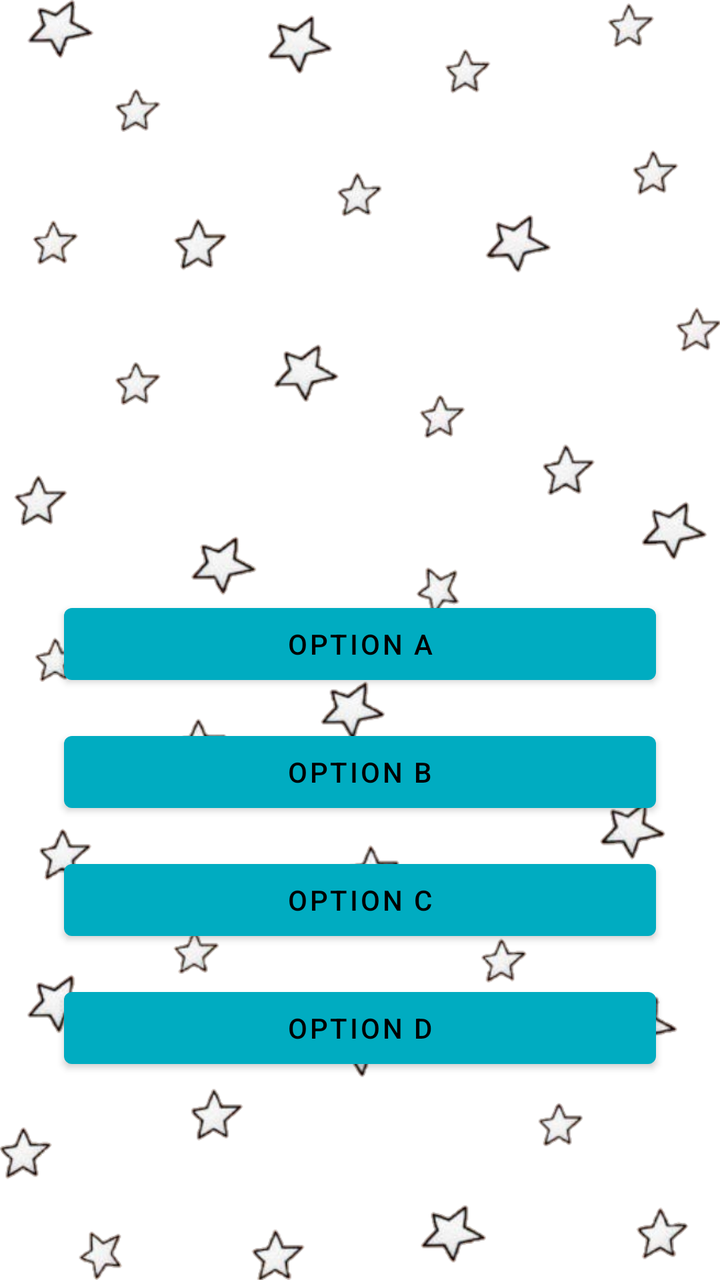
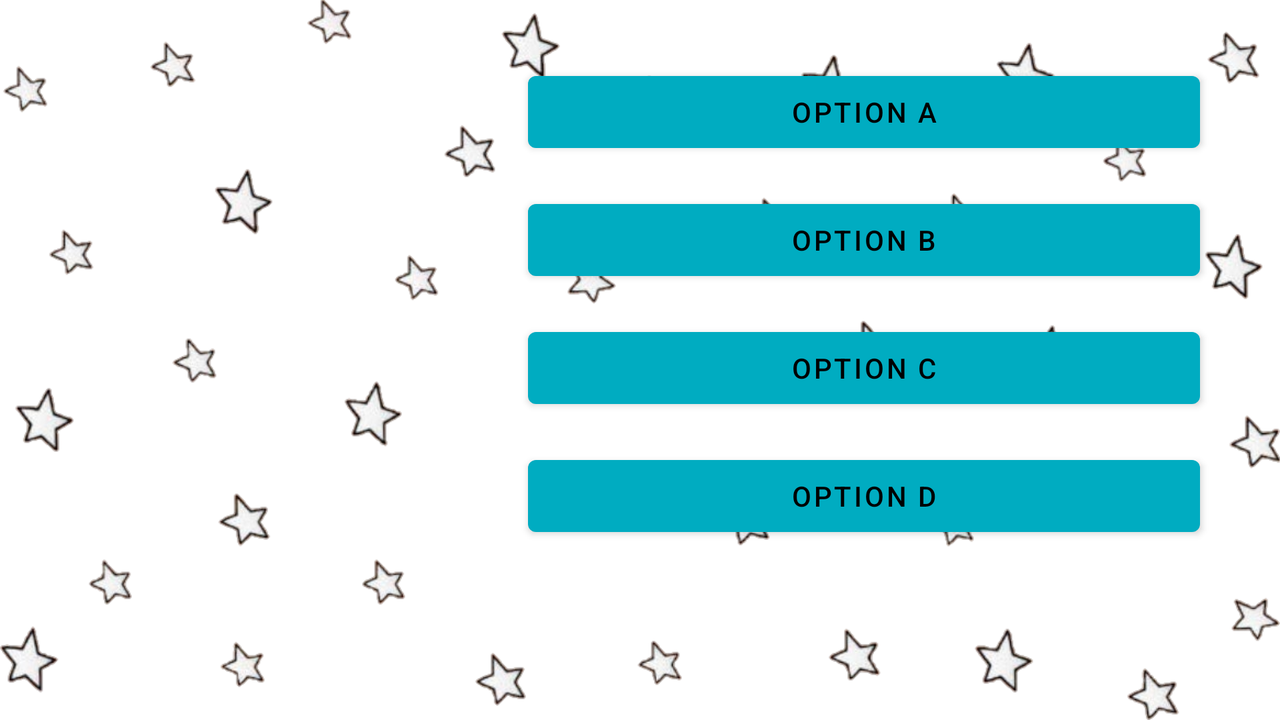

The same Android screen from two of the app's own layout files: first res/layout/ as a phone draws it, then the repository's variant for another configuration, drawn on a device whose configuration selects that folder. Both files follow.
<!-- AndroidManifest.xml: application theme Theme.WhoIsTheCelebrity -->
<!-- res/layout/activity_main.xml -->
<?xml version="1.0" encoding="utf-8"?>
<androidx.constraintlayout.widget.ConstraintLayout xmlns:android="http://schemas.android.com/apk/res/android"
    xmlns:app="http://schemas.android.com/apk/res-auto"
    xmlns:tools="http://schemas.android.com/tools"
    android:layout_width="match_parent"
    android:layout_height="match_parent"
    android:background="@drawable/stars"
    tools:context=".MainActivity">

    <ImageView
        android:id="@+id/imgViewCelebrity"
        android:layout_width="0dp"
        android:layout_height="250dp"
        android:layout_marginStart="32dp"
        android:layout_marginTop="32dp"
        android:layout_marginEnd="32dp"
        android:contentDescription="@string/picture_of_the_celebrity"
        app:layout_constraintEnd_toEndOf="parent"
        app:layout_constraintStart_toStartOf="parent"
        app:layout_constraintTop_toTopOf="parent"
        tools:ignore="ImageContrastCheck" />

    <Button
        android:id="@+id/btnOptionA"
        android:layout_width="0dp"
        android:layout_height="wrap_content"
        android:layout_marginStart="32dp"
        android:layout_marginTop="16dp"
        android:layout_marginEnd="32dp"
        android:onClick="selectedAnswer"
        android:tag="0"
        android:text="@string/option_a"
        app:layout_constraintEnd_toEndOf="parent"
        app:layout_constraintStart_toStartOf="parent"
        app:layout_constraintTop_toBottomOf="@+id/imgViewCelebrity"
        tools:ignore="TextContrastCheck" />

    <Button
        android:id="@+id/btnOptionB"
        android:layout_width="0dp"
        android:layout_height="wrap_content"
        android:layout_marginStart="32dp"
        android:layout_marginTop="16dp"
        android:layout_marginEnd="32dp"
        android:onClick="selectedAnswer"
        android:tag="1"
        android:text="@string/option_b"
        app:layout_constraintEnd_toEndOf="parent"
        app:layout_constraintStart_toStartOf="parent"
        app:layout_constraintTop_toBottomOf="@+id/btnOptionA"
        tools:ignore="TextContrastCheck" />

    <Button
        android:id="@+id/btnOptionC"
        android:layout_width="0dp"
        android:layout_height="wrap_content"
        android:layout_marginStart="32dp"
        android:layout_marginTop="16dp"
        android:layout_marginEnd="32dp"
        android:onClick="selectedAnswer"
        android:tag="2"
        android:text="@string/option_c"
        app:layout_constraintEnd_toEndOf="parent"
        app:layout_constraintStart_toStartOf="parent"
        app:layout_constraintTop_toBottomOf="@+id/btnOptionB"
        tools:ignore="TextContrastCheck" />

    <Button
        android:id="@+id/btnOptionD"
        android:layout_width="0dp"
        android:layout_height="wrap_content"
        android:layout_marginStart="32dp"
        android:layout_marginTop="16dp"
        android:layout_marginEnd="32dp"
        android:onClick="selectedAnswer"
        android:tag="3"
        android:text="@string/option_d"
        app:layout_constraintEnd_toEndOf="parent"
        app:layout_constraintStart_toStartOf="parent"
        app:layout_constraintTop_toBottomOf="@+id/btnOptionC"
        tools:ignore="TextContrastCheck" />
</androidx.constraintlayout.widget.ConstraintLayout>
<!-- resources referenced by this layout -->
<resources>
  <!-- drawable stars: png bitmap (drawable, 153213 bytes) -->
  <string name="option_a">Option A</string>
  <string name="option_b">Option B</string>
  <string name="option_c">Option C</string>
  <string name="option_d">Option D</string>
  <string name="picture_of_the_celebrity">Picture of the celebrity</string>
  <style name="Theme.WhoIsTheCelebrity" parent="Theme.MaterialComponents.DayNight.DarkActionBar">
          
          <item name="colorPrimary">@color/cyan_600</item>
          <item name="colorPrimaryVariant">@color/cyan_700</item>
          <item name="colorOnPrimary">@color/black</item>
          
          <item name="colorSecondary">@color/teal_200</item>
          <item name="colorSecondaryVariant">@color/teal_700</item>
          <item name="colorOnSecondary">@color/black</item>
          
          <item name="android:statusBarColor" tools:targetApi="l">?attr/colorPrimaryVariant</item>
          
      </style>
  <color name="cyan_600">#00ACC1</color> //New colorPrimary
  <color name="cyan_700">#0097A7</color> //New colorPrimaryVariant
  <color name="black">#FF000000</color> //New colorOnPrimary
  <color name="teal_200">#FF03DAC5</color>
  <color name="teal_700">#FF018786</color>
</resources>
<!-- res/layout-land/activity_main.xml (the repository's variant of the layout above) -->
<!-- drawn on the phone turned sideways -->
<?xml version="1.0" encoding="utf-8"?>
<androidx.constraintlayout.widget.ConstraintLayout xmlns:android="http://schemas.android.com/apk/res/android"
    xmlns:app="http://schemas.android.com/apk/res-auto"
    xmlns:tools="http://schemas.android.com/tools"
    android:layout_width="match_parent"
    android:layout_height="match_parent"
    android:background="@drawable/stars_land"
    tools:context=".MainActivity">

    <ImageView
        android:id="@+id/imgViewCelebrity"
        android:layout_width="200dp"
        android:layout_height="0dp"
        android:layout_marginStart="32dp"
        android:layout_marginTop="32dp"
        android:layout_marginBottom="32dp"
        android:contentDescription="@string/picture_of_the_celebrity"
        app:layout_constraintBottom_toBottomOf="parent"
        app:layout_constraintStart_toStartOf="parent"
        app:layout_constraintTop_toTopOf="parent" />

    <Button
        android:id="@+id/btnOptionA"
        android:layout_width="0dp"
        android:layout_height="wrap_content"
        android:layout_marginStart="32dp"
        android:layout_marginTop="32dp"
        android:layout_marginEnd="40dp"
        android:onClick="selectedAnswer"
        android:tag="0"
        android:text="@string/option_a"
        app:layout_constraintEnd_toEndOf="parent"
        app:layout_constraintHorizontal_bias="0.0"
        app:layout_constraintStart_toEndOf="@+id/imgViewCelebrity"
        app:layout_constraintTop_toTopOf="parent"
        tools:ignore="TextContrastCheck" />

    <Button
        android:id="@+id/btnOptionB"
        android:layout_width="0dp"
        android:layout_height="48dp"
        android:layout_marginStart="32dp"
        android:layout_marginTop="16dp"
        android:layout_marginEnd="40dp"
        android:onClick="selectedAnswer"
        android:tag="1"
        android:text="@string/option_b"
        app:layout_constraintEnd_toEndOf="parent"
        app:layout_constraintStart_toEndOf="@+id/imgViewCelebrity"
        app:layout_constraintTop_toBottomOf="@+id/btnOptionA"
        tools:ignore="TextContrastCheck" />

    <Button
        android:id="@+id/btnOptionC"
        android:layout_width="0dp"
        android:layout_height="wrap_content"
        android:layout_marginStart="32dp"
        android:layout_marginTop="16dp"
        android:layout_marginEnd="40dp"
        android:onClick="selectedAnswer"
        android:tag="2"
        android:text="@string/option_c"
        app:layout_constraintEnd_toEndOf="parent"
        app:layout_constraintStart_toEndOf="@+id/imgViewCelebrity"
        app:layout_constraintTop_toBottomOf="@+id/btnOptionB"
        tools:ignore="TextContrastCheck" />

    <Button
        android:id="@+id/btnOptionD"
        android:layout_width="0dp"
        android:layout_height="wrap_content"
        android:layout_marginStart="32dp"
        android:layout_marginTop="16dp"
        android:layout_marginEnd="40dp"
        android:onClick="selectedAnswer"
        android:tag="3"
        android:text="@string/option_d"
        app:layout_constraintEnd_toEndOf="parent"
        app:layout_constraintStart_toEndOf="@+id/imgViewCelebrity"
        app:layout_constraintTop_toBottomOf="@+id/btnOptionC"
        tools:ignore="TextContrastCheck" />
</androidx.constraintlayout.widget.ConstraintLayout>
<!-- resources referenced by the variant -->
<!-- as the phone turned sideways resolves them -->
<resources>
  <!-- drawable stars_land: png bitmap (drawable, 174844 bytes) -->
  <string name="option_a">Option A</string>
  <string name="option_b">Option B</string>
  <string name="option_c">Option C</string>
  <string name="option_d">Option D</string>
  <string name="picture_of_the_celebrity">Picture of the celebrity</string>
  <style name="Theme.WhoIsTheCelebrity" parent="Theme.MaterialComponents.DayNight.DarkActionBar">
          
          <item name="colorPrimary">@color/cyan_600</item>
          <item name="colorPrimaryVariant">@color/cyan_700</item>
          <item name="colorOnPrimary">@color/black</item>
          
          <item name="colorSecondary">@color/teal_200</item>
          <item name="colorSecondaryVariant">@color/teal_700</item>
          <item name="colorOnSecondary">@color/black</item>
          
          <item name="android:statusBarColor" tools:targetApi="l">?attr/colorPrimaryVariant</item>
          
      </style>
  <color name="cyan_600">#00ACC1</color> //New colorPrimary
  <color name="cyan_700">#0097A7</color> //New colorPrimaryVariant
  <color name="black">#FF000000</color> //New colorOnPrimary
  <color name="teal_200">#FF03DAC5</color>
  <color name="teal_700">#FF018786</color>
</resources>
